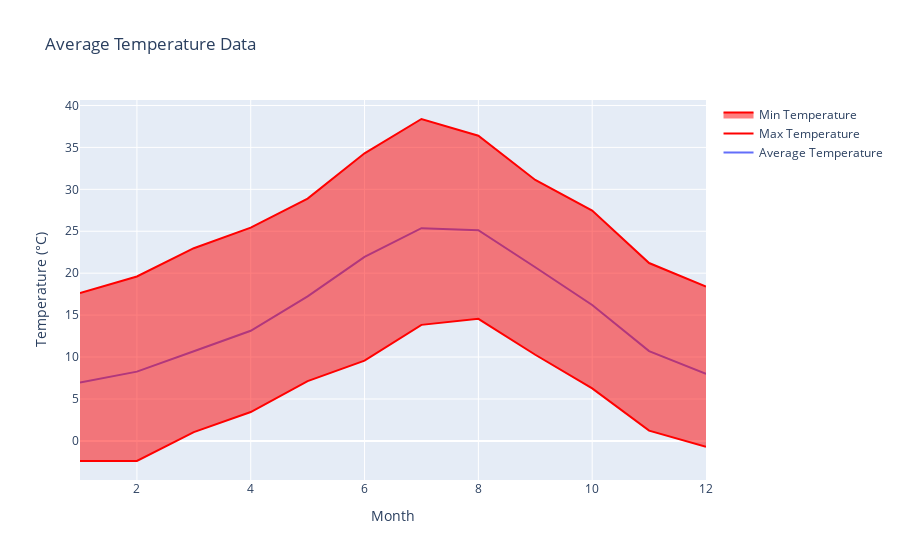

Notebook code for this chart:
### Code cell
# Create a Plotly figure
fig = go.Figure()

# Add a line chart for average temperature
fig.add_trace(go.Scatter(
    x=avg_temp.month,
    y=avg_temp,
    mode='lines',
    name='Average Temperature'
))

# Add a shaded area for min-max temperature
fig.add_trace(go.Scatter(
    x=max_temp.month,
    y=max_temp,
    mode='lines',
    name='Max Temperature',
    line_color='red',
    fill=None
))

fig.add_trace(go.Scatter(
    x=min_temp.month,
    y=min_temp,
    mode='lines',
    name='Min Temperature',
    line_color='red',
    fill='tonexty'
))

# Set the layout
fig.update_layout(
    xaxis=dict(title='Month'),
    yaxis=dict(title='Temperature (°C)'),
    title='Average Temperature Data'
)

# Show the figure
fig.show()

### Figure 1 — Plotly figure (JSON) as saved in the notebook; plotly's stock layout.template omitted (floating-point values rounded to 4 significant figures)
{"data": [{"mode": "lines", "name": "Average Temperature", "type": "scatter", "x": [1, 2, 3, 4, 5, 6, 7, 8, 9, 10, 11, 12], "y": [6.964, 8.26, 10.69, 13.13, 17.23, 21.95, 25.36, 25.13, 20.71, 16.21, 10.71, 7.985]}, {"line": {"color": "red"}, "mode": "lines", "name": "Max Temperature", "type": "scatter", "x": [1, 2, 3, 4, 5, 6, 7, 8, 9, 10, 11, 12], "y": [17.62, 19.61, 22.98, 25.43, 28.9, 34.3, 38.39, 36.39, 31.12, 27.47, 21.21, 18.41]}, {"fill": "tonexty", "line": {"color": "red"}, "mode": "lines", "name": "Min Temperature", "type": "scatter", "x": [1, 2, 3, 4, 5, 6, 7, 8, 9, 10, 11, 12], "y": [-2.398, -2.388, 1.043, 3.443, 7.131, 9.568, 13.83, 14.56, 10.27, 6.264, 1.222, -0.7076]}], "layout": {"title": {"text": "Average Temperature Data"}, "xaxis": {"title": {"text": "Month"}}, "yaxis": {"title": {"text": "Temperature (°C)"}}}}
